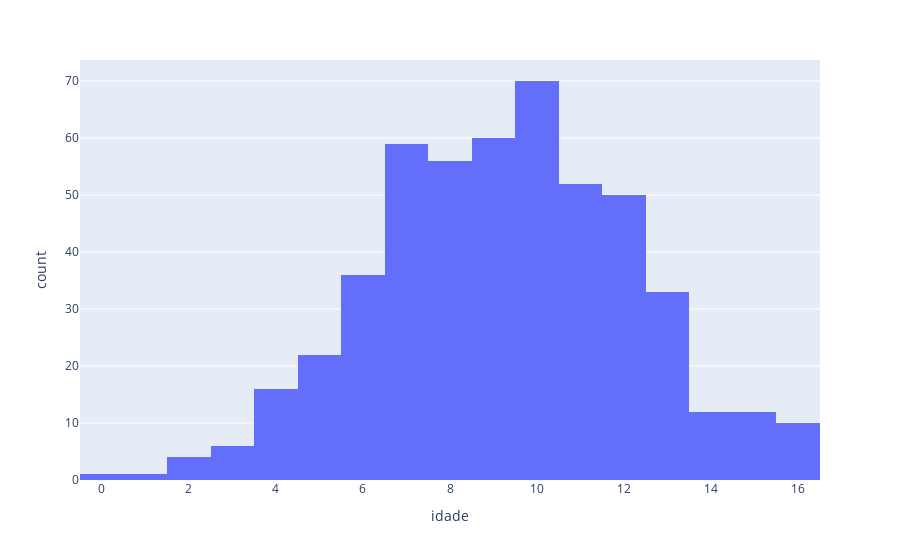

Notebook code for this chart:
### Code cell
# distribuicao idade da empresa
px.histogram(df_segmento, x='idade')

### Figure 1 — Plotly figure (JSON) as saved in the notebook; plotly's stock layout.template omitted (floating-point values rounded to 4 significant figures; data arrays with more than 128 entries replaced by an {"elided": "..."} marker saying what was removed)
{"data": [{"alignmentgroup": "True", "bingroup": "x", "hovertemplate": "idade=%{x}<br>count=%{y}<extra></extra>", "legendgroup": "", "marker": {"color": "#636efa", "pattern": {"shape": ""}}, "name": "", "offsetgroup": "", "orientation": "v", "showlegend": false, "type": "histogram", "x": {"elided": "500 int values"}, "xaxis": "x", "yaxis": "y"}], "layout": {"barmode": "relative", "legend": {"tracegroupgap": 0}, "margin": {"t": 60}, "xaxis": {"anchor": "y", "domain": [0, 1], "title": {"text": "idade"}}, "yaxis": {"anchor": "x", "domain": [0, 1], "title": {"text": "count"}}}}
